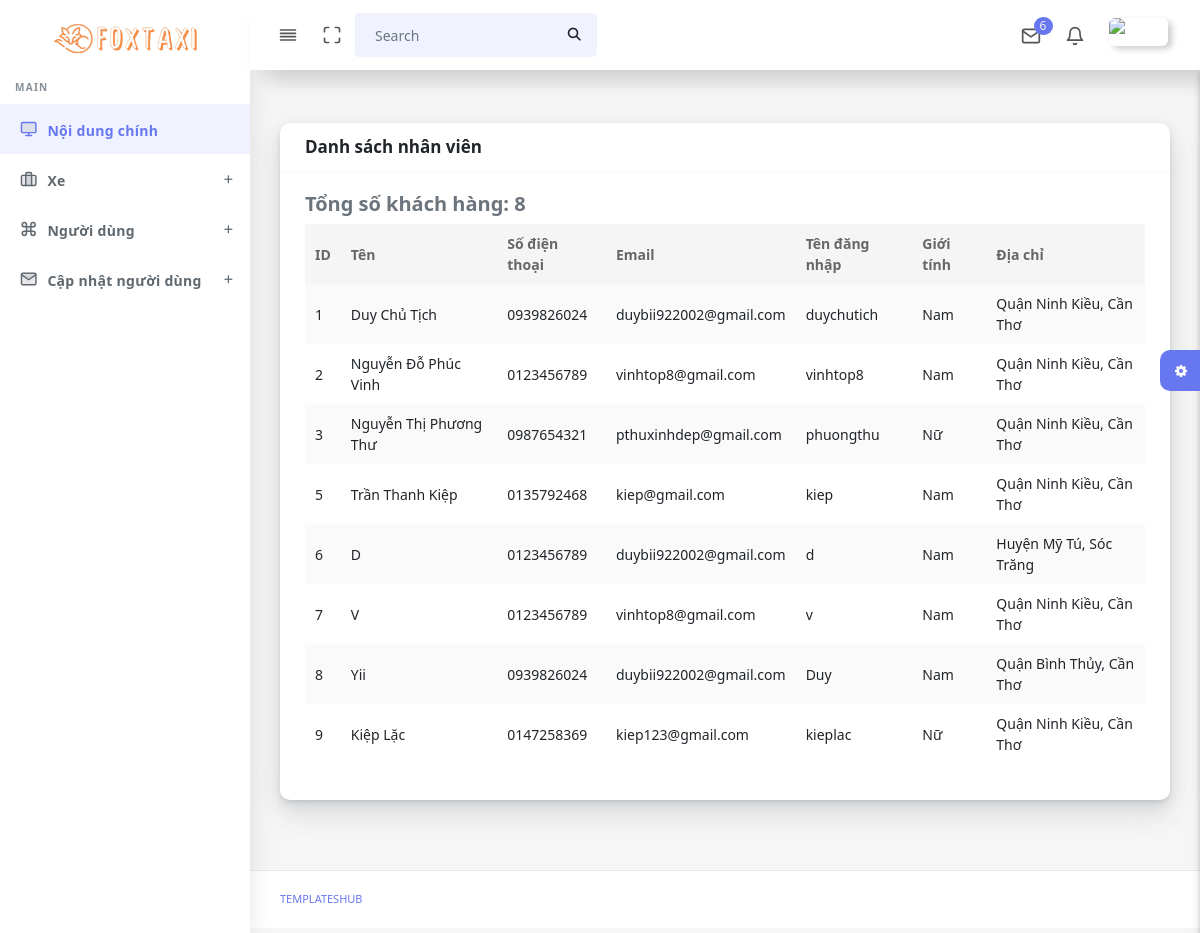
/admin/thongtinkhachhang.php, run on the app's committed database.
### tables this page shows
CREATE TABLE `khachhang` (
  `KH_MA` int(11) NOT NULL,
  `QH_MA` int(11) NOT NULL,
  `KH_TEN` varchar(50) NOT NULL,
  `KH_SDT` varchar(10) NOT NULL,
  `KH_EMAIL` varchar(30) NOT NULL,
  `KH_USERNAME` varchar(30) NOT NULL,
  `KH_PASSWORD` varchar(100) NOT NULL,
  `KH_GIOITINH` tinyint(1) NOT NULL
);

### admin/thongtinkhachhang.php (the view, shortened to what this page needs)
<!DOCTYPE html>
<html lang="en">
<?php
  include("connect.php");
  include('head.php');
?>
<body>
  <div id="app">
    <div class="main-wrapper main-wrapper-1">
      <div class="navbar-bg"></div>
      <nav class="navbar navbar-expand-lg main-navbar sticky">
        <div class="form-inline mr-auto">
          <ul class="navbar-nav mr-3">
            <li><a href="#" data-toggle="sidebar" class="nav-link nav-link-lg
									collapse-btn"> <i data-feather="align-justify"></i></a></li>
            <li><a href="#" class="nav-link nav-link-lg fullscreen-btn">
              </a></li>
            <li>
              <form class="form-inline mr-auto">
                <div class="search-element">
                  <button class="btn" type="submit">
                  </button>
                </div>
              </form>
            </li>
          </ul>
        </div>
        <ul class="navbar-nav navbar-right">
          <li class="dropdown dropdown-list-toggle"><a href="#" data-toggle="dropdown"
              class="nav-link nav-link-lg message-toggle"><i data-feather="mail"></i>
              <span class="badge headerBadge1">
                6 </span> </a>
          </li>
          <li class="dropdown dropdown-list-toggle"><a href="#" data-toggle="dropdown"
              class="nav-link notification-toggle nav-link-lg"><i data-feather="bell" class="bell"></i>
            </a>
          </li>
          <li class="dropdown"><a href="#" data-toggle="dropdown"
              class="nav-link dropdown-toggle nav-link-lg nav-link-user"> <img alt="image" src="assets/img/user.png"
                class="user-img-radious-style"> <span class="d-sm-none d-lg-inline-block"></span></a>
          </li>
        </ul>
      </nav>
      <?php
        include('navbar.php');
        include('sidebar.php');
      ?>
      <div class="main-content">
        <section class="section">
          <div class="section-body">
            <div class="row">
            <div class="col-12">
        <div class="card">
            <div class="card-header">
                <h4>Danh sách nhân viên</h4>
            </div>
            <div class="card-body">
    <div class="table-responsive">
        <table class="table table-striped table-hover" id="tableExport" style="width:100%;">
            <thead>
                <tr><th>ID</th>
                    <th>Tên</th>
                    <th>Số điện thoại</th>
                    <th>Email</th>
                    <th>Tên đăng nhập</th>
                    <th>Giới tính</th>
                    <th>Địa chỉ</th>
                </tr>
            </thead>
            <tbody>
            <?php
                                            $sql = "SELECT kh.kh_ma, kh.kh_ten, kh.kh_sdt, kh.kh_email, kh.kh_username, kh.kh_gioitinh, CONCAT(qh.qh_ten, ', ', tp.TP_TEN) AS dia_chi
                                            FROM khachhang kh
                                            LEFT JOIN quanhuyen qh ON kh.qh_ma = qh.qh_ma
                                            LEFT JOIN thanhpho tp ON qh.TP_MA = tp.TP_MA";
                                            $result = $conn->query($sql);
                                            if ($result->num_rows > 0) {
                                                while ($row = $result->fetch_assoc()) {
                                                    echo "<tr>";
                                                    echo "<td>" . $row["kh_ma"] . "</td>";
                                                    echo "<td>" . $row["kh_ten"] . "</td>";
                                                    echo "<td>" . $row["kh_sdt"] . "</td>";
                                                    echo "<td>" . $row["kh_email"] . "</td>";
                                                    echo "<td>" . $row["kh_username"] . "</td>";
                                                    echo "<td>";
                                                    if ($row["kh_gioitinh"] == 1) {
                                                        echo "Nam";
                                                    } elseif ($row["kh_gioitinh"] == 0) {
                                                        echo "Nữ";
                                                    } else {
                                                        echo "Không xác định";
                                                    }
                                                    echo "</td>";
                                                    echo "<td>" . $row["dia_chi"] . "</td>";
                                                    echo "</tr>";
                                                }
                                                $totalCustomers = $result->num_rows;
                                                echo "<h5>Tổng số khách hàng: $totalCustomers</h5>";
                                            } else {
                                                echo "Không có dữ liệu khách hàng.";
                                            }
                                            ?>
            </tbody>
        </table>
    </div>
</div>
        </div>
    </div>
            </div>
          </div>
        </section>
        <div class="settingSidebar">
          <a href="javascript:void(0)" class="settingPanelToggle"> <i class="fa fa-spin fa-cog"></i>
          </a>
        </div>
      </div>
      <footer class="main-footer">
        <div class="footer-left">
          <a href="templateshub.net">Templateshub</a></a>
        </div>
      </footer>
    </div>
  </div>
</body>
</html>

### data on the page
khachhang: KH_MA "1", KH_TEN "Duy Chủ Tịch", KH_SDT "0939826024", KH_EMAIL "duybii922002@gmail.com", KH_USERNAME "duychutich", KH_GIOITINH "Nam", dia_chi "Quận Ninh Kiều, Cần Thơ"
khachhang: KH_MA "2", KH_TEN "Nguyễn Đỗ Phúc Vinh", KH_SDT "0123456789", KH_EMAIL "vinhtop8@gmail.com", KH_USERNAME "vinhtop8", KH_GIOITINH "Nam", dia_chi "Quận Ninh Kiều, Cần Thơ"
khachhang: KH_MA "3", KH_TEN "Nguyễn Thị Phương Thư", KH_SDT "0987654321", KH_EMAIL "pthuxinhdep@gmail.com", KH_USERNAME "phuongthu", KH_GIOITINH "Nữ", dia_chi "Quận Ninh Kiều, Cần Thơ"
khachhang: KH_MA "5", KH_TEN "Trần Thanh Kiệp", KH_SDT "0135792468", KH_EMAIL "kiep@gmail.com", KH_USERNAME "kiep", KH_GIOITINH "Nam", dia_chi "Quận Ninh Kiều, Cần Thơ"
khachhang: KH_MA "6", KH_TEN "D", KH_SDT "0123456789", KH_EMAIL "duybii922002@gmail.com", KH_USERNAME "d", KH_GIOITINH "Nam", dia_chi "Huyện Mỹ Tú, Sóc Trăng"
khachhang: KH_MA "7", KH_TEN "V", KH_SDT "0123456789", KH_EMAIL "vinhtop8@gmail.com", KH_USERNAME "v", KH_GIOITINH "Nam", dia_chi "Quận Ninh Kiều, Cần Thơ"
khachhang: KH_MA "8", KH_TEN "Yii", KH_SDT "0939826024", KH_EMAIL "duybii922002@gmail.com", KH_USERNAME "Duy", KH_GIOITINH "Nam", dia_chi "Quận Bình Thủy, Cần Thơ"
khachhang: KH_MA "9", KH_TEN "Kiệp Lặc", KH_SDT "0147258369", KH_EMAIL "kiep123@gmail.com", KH_USERNAME "kieplac", KH_GIOITINH "Nữ", dia_chi "Quận Ninh Kiều, Cần Thơ"

### other printed values
$totalCustomers "8"
